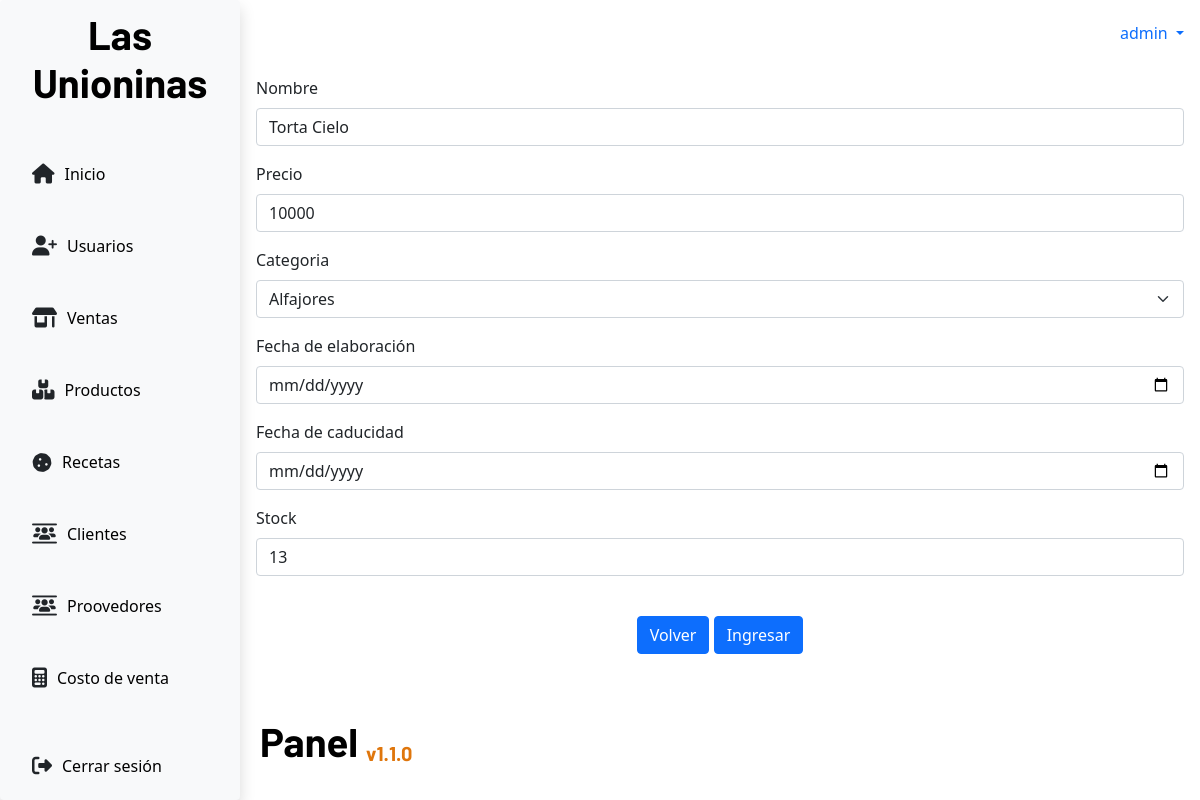
Page /products/update/2 (signed in) on the committed database.
### app/models.py (models this page shows, shortened)
class ProductsInventory(models.Model):
    name = models.CharField(max_length=100,null=False)
    price = models.PositiveIntegerField(null=False)
    category = models.ForeignKey(CategoryProduct, on_delete=models.CASCADE)
    elabDate = models.DateField()
    expDate = models.DateField()
    stock = models.PositiveIntegerField(null=False)

### app/views.py (the view, shortened to what this page needs)
# urls.py: path('products/update/<int:id>',views.updateProduct,name='updateProducts'),
def updateProduct(request,id):
    role = request.session.get("role")
    if role == "Admin" or role == "NormalUser":
        product = ProductsInventory.objects.get(id=id)
        categorys = CategoryProduct.objects.all()
        return render(request,'products/updateProducts.html',{'product':product,'categorys':categorys})
    else:
        return redirect("/")

### app/context_processors.py (called while the page is built)
def get_username(request):
    username = request.session.get('username', None)
    return {
        "username": username
    }

def get_role(request):
    role = request.session.get("role")
    return {
        "role": role
    }

def get_low_stock(request):
    low_stock = request.session.get("low_stock")
    return {
        "low_stock": low_stock
    }

### app/templates/products/updateProducts.html (shortened to what this page needs)
{% extends 'base.html' %}
{% block content %}
<div>
    <form method="POST">
        <div class="mb-3">
          <label for="inputName" class="form-label">Nombre</label>
          <input type="text" class="form-control" id="inputName" name="name" value="{{product.name}}" maxlength="30" minlength="4" required>
        </div>
        <div class="mb-3">
          <label for="inputPrice" class="form-label">Precio</label>
          <input type="number" class="form-control" id="inputPrice" name="price" value="{{product.price}}" maxlength="7" min="1" required>
        </div>
        <div class="mb-3">
          <label for="inputCategory" class="form-label">Categoria</label>
          <select class="form-select" name="category" id="" name="category" required>
          {%for category in categorys%}
            <option value="{{category.id}}">{{category.name}}</option>
          {% endfor %}
          </select>
        </div>
        <div class="mb-3">
          <label for="inputElabDate" class="form-label">Fecha de elaboración</label>
          <input type="date" class="form-control" id="inputElabDate" name="elabDate" value="{{product.elabDate}}" required>
        </div>
        <div class="mb-3">
          <label for="inputExpDate" class="form-label">Fecha de caducidad</label>
          <input type="date" class="form-control" id="inputExpDate" name="expDate" value="{{product.expDate}}" required>
        </div>
        <div class="mb-3">
          <label for="inputStock" class="form-label">Stock</label>
          <input type="number" class="form-control" id="inputStock" name="stock" value="{{product.stock}}" maxlength="6" min="0" required>
        </div>
        <div class="text-center pt-4">
          <a class="btn btn-primary" href="{% url 'productsTable'%}">Volver</a>
          <button type="submit" class="btn btn-primary text-center">Ingresar</button>
        </div>
      </form>
</div>
{% endblock content %}

### app/static/css/panel.css (style rules this page uses)
:root { --titles: "Barlow", sans-serif; --primary: #1ea4a2; --primary: #1ea4a2; --light: #eef0f4; --grey: #fafafa; --black: #06070a; --blackclaire: #1d2125; --oceanBlue: #172d4f; }
* { box-sizing: border-box; margin: 0; padding: 0; }
html, body { min-height: 100%; height: 100%; }

### rows in the picture
ProductsInventory: name "Torta Cielo", price "10000", stock "13"

### other values in the picture
{{ username }} "admin"
form field category "Alfajores"
